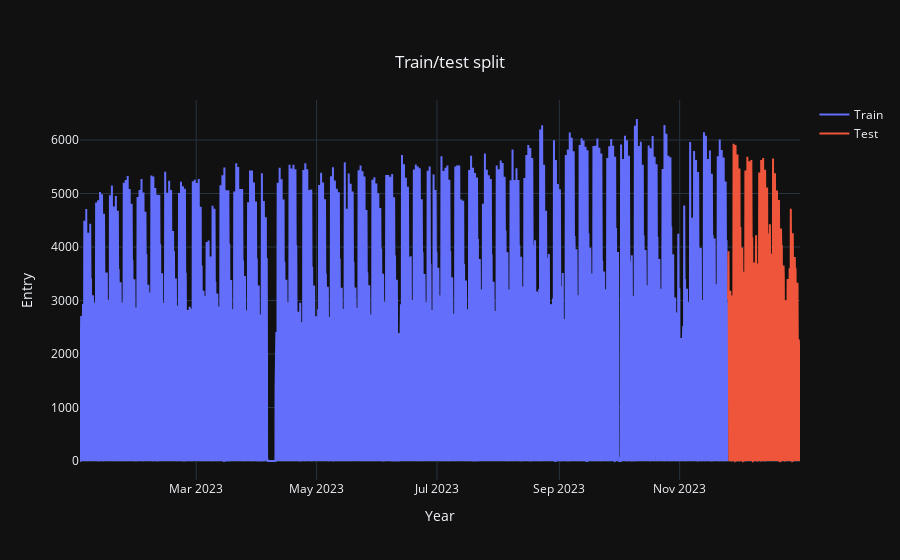

Notebook source saved alongside this figure:
### Code cell
train_samples = go.Scatter(x = train['ds'],
                  y = train['y'],
                  mode = 'lines',
                  name = 'Train')

test_samples = go.Scatter(x = test['ds'],
                  y = test['y'],
                  mode = 'lines',
                  name = 'Test')

layout = go.Layout(title={'text': 'Train/test split',
                          'y':0.9,
                          'x':0.5,
                          'xanchor': 'center',
                          'yanchor': 'top'},
                   xaxis = dict(title = 'Year'),
                   yaxis = dict(title = 'Entry'),
                   template = 'plotly_dark')

data = [train_samples, test_samples]
fig = go.Figure(data = data, layout = layout)
iplot(fig)

### Figure 1 — Plotly figure (JSON) as saved in the notebook; plotly's stock layout.template omitted (floating-point values rounded to 4 significant figures; data arrays with more than 128 entries replaced by an {"elided": "..."} marker saying what was removed)
{"data": [{"mode": "lines", "name": "Train", "type": "scatter", "x": {"elided": "7881 str values"}, "y": {"elided": "7881 int values"}}, {"mode": "lines", "name": "Test", "type": "scatter", "x": {"elided": "876 str values"}, "y": {"elided": "876 int values"}}], "layout": {"title": {"text": "Train/test split", "x": 0.5, "xanchor": "center", "y": 0.9, "yanchor": "top"}, "xaxis": {"title": {"text": "Year"}}, "yaxis": {"title": {"text": "Entry"}}}}
